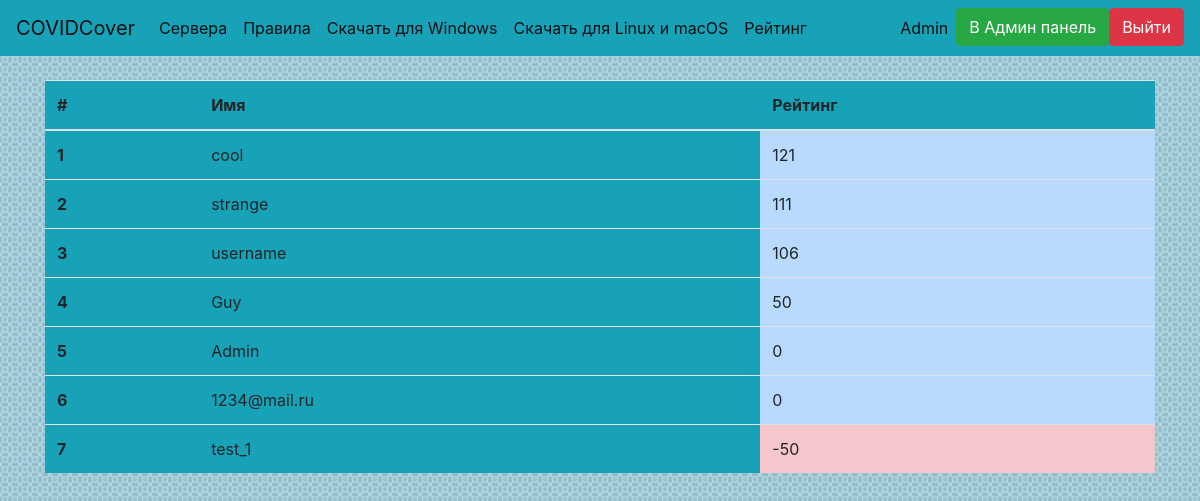
Screenshot of /get_leaderboard (signed in) with the database file from the repository.
### website/data/user.py (models this page shows, shortened)
class User(SqlAlchemyBase, UserMixin, SerializerMixin):
    __tablename__ = 'users'
    id = Column(Integer, primary_key=True, autoincrement=True, unique=True)
    email = Column(String, unique=True)
    username = Column(String, unique=True)
    hashed_password = Column(String, unique=False)
    token = Column(String, default=lambda: str(uuid4()), unique=True)
    privilege = Column(Integer, ForeignKey('privileges.id'), default=2, unique=False)
    order = relation('Order', back_populates='user')
    privilege_obj = relation('Privilege')
    score = Column(Integer, default=0, unique=False)
    role = Column(String, unique=False, default='', nullable=True)

### website/main.py (the view)
@app.route('/get_leaderboard')
def get_leaderboard():
    if current_user.is_authenticated:
        session = create_session()
        users = session.query(User).order_by(User.score.desc())
        return render_template('leaderboard.html', title='Leaderboard', users=users)
    else:
        abort(404)

### website/data/db_session.py (called while the page is built)
def create_session():
    global __factory
    return __factory()

### website/main.py (called while the page is built)
@login_manager.user_loader
def load_user(user_id):
    session = create_session()
    return session.query(User).get(user_id)

### website/templates/leaderboard.html
{% extends 'base.html' %}
{% block body %}
<div>
    <table class="table bg-info">
        <thead>
            <tr>
                <th scope="col">#</th>
                <th scope="col">Имя</th>
                <th scope="col">Рейтинг</th>
            </tr>
        </thead>
    <tbody>
        {% for user in users %}
        <tr>
            <th scope="row">{{ loop.index }}</th>
            <td>{{ user.username }}</td>
            {% if user.score >= 0 %}
            <td class="table-primary">{{ user.score }}</td>
            {% else %}
            <td class="table-danger">{{ user.score }}</td>
            {% endif %}
        </tr>
        {% endfor %}
    </tbody>
    </table>
</div>
{% endblock %}

### website/templates/base.html (shortened to what this page needs)
<!DOCTYPE html>
<html lang="ru">
<head>
    <link rel="stylesheet" href="https://stackpath.bootstrapcdn.com/bootstrap/4.4.1/css/bootstrap.min.css">
    <link rel="stylesheet" href="/static/css/styles.css">
</head>
<body class="bg">
    <header>
<nav class="navbar navbar-expand-lg navbar-light bg-info">
  <a class="navbar-brand" href="/">COVIDCover</a>
  <div class="collapse navbar-collapse" id="navbarSupportedContent">
    <ul class="navbar-nav mr-auto">
            {% if current_user.is_authenticated %}
      <li class="nav-item active">
        <a class="nav-link" href="/monitor_servers">Сервера</a>
      </li>
        {% endif %}
<li class="nav-item active">
        <a class="nav-link" href="/rules" role="button">Правила</a>
      </li>
        <li class="nav-item active">
        <a class="nav-link" href="/static/installer.exe" role="button">Скачать для Windows</a>
      </li>
        <li class="nav-item active">
        <a class="nav-link" href="/static/installer.exe" role="button">Скачать для Linux и macOS</a>
      </li>
            {% if current_user.is_authenticated %}
        <li class="nav-item active">
        <a class="nav-link" href="/get_leaderboard" role="button">Рейтинг</a>
      </li>
        {% endif %}
    </ul>
    <ul class="navbar-nav">
    {% if current_user.is_authenticated %}
      <li class="nav-item active">
          <a class="nav-link disabled" href="/logout">{{ current_user.username }}</a>
      </li>
        {% if current_user.privilege == 1 %}
        <li class="nav-item active">
            <a class="btn btn-success" href="/admin">В Админ панель</a>
        </li>
        {% endif %}
        <li class="nav-item active">
          <a class="btn btn-danger" href="/logout">Выйти</a>
      </li>
          {% else %}
        <li class="nav-item">
            <a class="btn btn-primary " href="/register">Зарегистрироваться</a>
            <a class="btn btn-success" href="/login">Войти</a>
        </li>
    {% endif %}
    </ul>
  </div>
</nav>
    </header>
    <div>
    <main role="main" class="container">
        <br>
        {% block body %}{% endblock %}
    </main>
    </div>
</body>
</html>

### website/static/css/styles.css (style rules this page uses)
.bg { background-image: url("/static/img/fon.png"); background-position: center; background-repeat: repeat; }

### rows the page displays
User: username "Admin", score "0"
User: username "cool", score "121"
User: username "strange", score "111"
User: username "username", score "106"
User: username "Guy", score "50"
User: username "1234@mail.ru", score "0"
User: username "test_1", score "-50"
